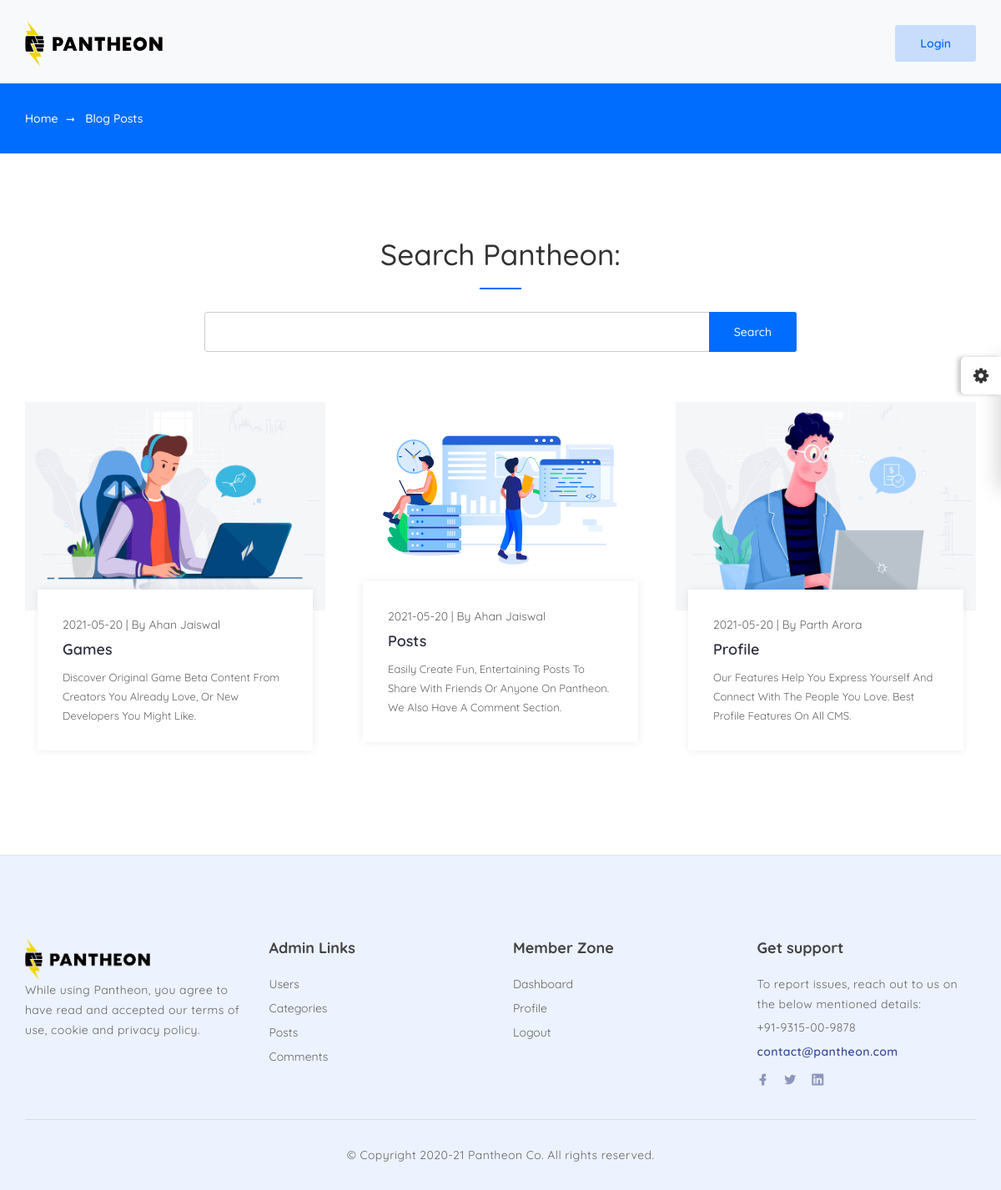
The page /category.php?category=2 on the database its author committed.
### tables this page shows
CREATE TABLE `posts` (
  `post_id` int(3) NOT NULL,
  `post_category_id` int(3) NOT NULL,
  `post_title` varchar(255) NOT NULL,
  `post_author` varchar(255) NOT NULL,
  `post_date` date NOT NULL,
  `post_image` text NOT NULL,
  `post_content` text NOT NULL,
  `post_tags` varchar(255) NOT NULL,
  `post_desc` text NOT NULL,
  `post_comment_count` int(11) NOT NULL,
  `post_status` varchar(255) NOT NULL DEFAULT 'draft'
);

### category.php (the view, shortened to what this page needs)
<?php include "root/db.php" ?>
<?php include "root/header.php" ?>
	<div class="color-plate ">
		<a class="color-plate-icon"><i class="fa fa-cog fa-spin"></i></a>
	</div>
	<?php include "root/nav2.php" ?>
    <div class="breadcrumbs">
		<div class="container">
			<div class="row">
				<div class="col-12">
					<div class="bread-inner">
						<ul class="bread-list">
							<li><a href="index.php">Home<i class="lni lni-arrow-right"></i></a></li>
							<li class="active"><a href="blog.php">Blog Posts</a></li>
						</ul>
					</div>
				</div>
			</div>
		</div>
	</div>
	<section class="blog section" id="blog">
		<div class="container">
			<?php include "root/searchbar.php"; ?>
			<div class="row">
            <?php
             if(isset($_GET['category'])) {
              $post_category_id = $_GET['category'];
             }
             $query = "SELECT * FROM posts WHERE post_category_id = {$post_category_id}";
             $select_all_posts_query = mysqli_query($connection,$query);
                while($row = mysqli_fetch_assoc($select_all_posts_query)) {
                 $post_id = $row['post_id'];
                 $post_title = $row['post_title'];
                 $post_author = $row['post_author'];
                 $post_date = $row['post_date'];
                 $post_image = $row['post_image'];
                 $post_status = $row['post_status'];
                 $post_desc = $row['post_desc'];
                 if ($post_status == 'Published') {
            ?>
				<div class="col-lg-4 col-md-6 col-12">
					<div class="single-news">
						<div class="news-head">
							<img src="img/<?php echo $post_image; ?>" alt="#">
						</div>
						<div class="news-body">
							<div class="news-content">
								<div class="date"><?php echo $post_date; ?> | By <?php echo $post_author; ?></div>
								<h2><a href="bposts.php?p_id=<?php echo $post_id; ?>"><?php echo $post_title; ?></a></h2>
								<p class="text"><?php echo $post_desc; ?></p>
							</div>
						</div>
					</div>
				</div>
				<?php } } ?>
			</div>
		</div>
	</section>
    <?php include "root/footer.php" ?>

### style.css (style rules this page uses)
.color-plate { position: fixed; display: block; z-index: 99998; padding: 20px; width: 245px; background: #fff; right: -245px; text-align: left; top: 30%; -webkit-transition:all 0.4s ease; -moz-transition:all 0.4s ease; transition:all 0.4s ease; -webkit-box-shadow: -3px 0px 25px -2px rgba(0, 0, 0, 0.2); -moz-box-shadow: -3px 0px 25px -2px rgba(0, 0, 0, 0.2); box-shadow: -3px 0px 25px -2px rgba(0, 0, 0, 0.2); }
.color-plate .color-plate-icon { position: absolute; left: -48px; width: 48px; height: 45px; line-height: 45px; font-size: 21px; border-radius: 5px 0 0 5px; background: #fff; text-align: center; color: #333 !important; top: 0; cursor: pointer; box-shadow: -4px 0px 5px #00000036; }
.blog { background:#fff; }
.blog .single-news { background: #fff; position: relative; -webkit-transition: all 0.4s ease; -moz-transition: all 0.4s ease; transition: all 0.4s ease; }
.blog .single-news img { width:100%; margin:0; padding:0; -webkit-transition:all 0.4s ease; -moz-transition:all 0.4s ease; transition:all 0.4s ease; }
.blog .single-news .news-head { position:relative; overflow:hidden; }
.blog .single-news .news-content { text-align: left; background: #fff; z-index: 99; position: relative; padding: 30px; position: relative; top: -25px; left: 0; z-index: 0; box-shadow: 0px 0px 10px #00000014; margin: 0px 15px; }
.blog .single-news .news-body h2 { font-size: 18px; font-weight: 600; margin-bottom: 10px; line-height: 25px; }
.blog .single-news .news-body h2 a { color:#2C2D3F; }
.blog .single-news .news-content p { font-weight: 400; text-transform: capitalize; font-size: 13px; letter-spacing: 0px; line-height: 23px; }
.blog .single-news .news-body .date { display: inline-block; font-size:14px; margin-bottom:5px; }

### css/color/color1.css (style rules this page uses)
#scrollUp i,.demo-thumb .single-thumb a span,.site-header .button:hover,.site-header .nav li a::before,.site-header .button:before,.work .single-work:hover .serial span,.team .single-team .info-head:before,.testimonials .single-testimonial:before,.testimonials .owl-dots .owl-dot span,.main-sidebar .single-widget .title::before,.main-sidebar .search .button:hover,.main-sidebar .side-tags .tag a:hover,.main-sidebar .newsletter .letter-inner .form-inner a,.blog-single .share-social .content-tags .tag-inner li a:hover,.blog-single .comments .comment-title:before,.blog-single .reply .reply-title:before,.contact-us .single-head.overlay:before,.error-page .search-form .btn,.section-title h2:before,.btn,.breadcrumbs,.pricing-table .single-table .popular { background:#006DFE; }

### rows shown on the page
posts: post_image (picture), post_date "2021-05-20", post_author "Ahan Jaiswal", post_title "Games", post_desc "Discover Original Game Beta Content From Creators You Already Love, Or New Developers You Might Like."
posts: post_image (picture), post_date "2021-05-20", post_author "Ahan Jaiswal", post_title "Posts", post_desc "Easily Create Fun, Entertaining Posts To Share With Friends Or Anyone On Pantheon. We Also Have A Comment Section."
posts: post_image (picture), post_date "2021-05-20", post_author "Parth Arora", post_title "Profile", post_desc "Our Features Help You Express Yourself And Connect With The People You Love. Best Profile Features On All CMS."
